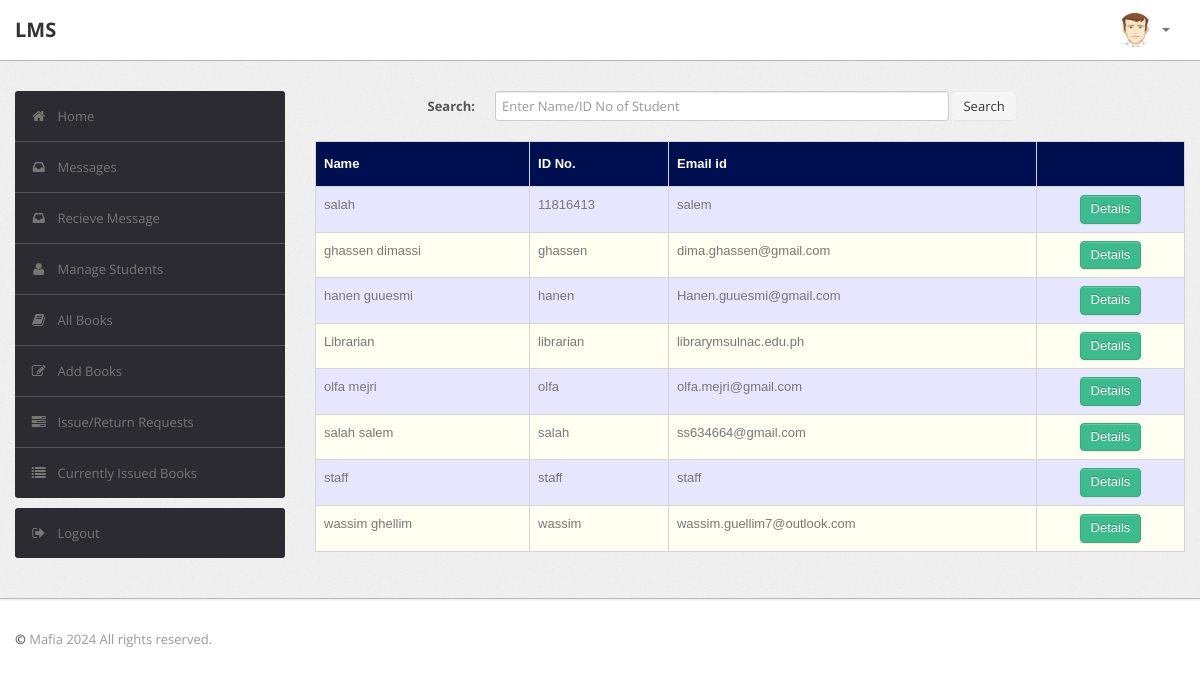
Screenshot of /admin/student.php (signed in) with the database file from the repository.
### tables this page shows
CREATE TABLE `user` (
  `RollNo` varchar(50) NOT NULL,
  `Name` varchar(50) DEFAULT NULL,
  `Type` varchar(50) DEFAULT NULL,
  `Category` varchar(50) DEFAULT NULL,
  `Department` varchar(255) NOT NULL,
  `EmailId` varchar(50) DEFAULT NULL,
  `MobNo` bigint(11) DEFAULT NULL,
  `Password` varchar(50) DEFAULT NULL
);

### admin/student.php (the view, shortened to what this page needs)
<?php
require('dbconn.php');
?>
<?php
if ($_SESSION['RollNo']== 'admin' ) {
    ?>
<!DOCTYPE html>
<html lang="en">
    <head>
        <link type="text/css" href="bootstrap/css/bootstrap.min.css" rel="stylesheet">
        <link type="text/css" href="bootstrap/css/bootstrap-responsive.min.css" rel="stylesheet">
        <link type="text/css" href="css/theme.css" rel="stylesheet">
        <link type="text/css" href="images/icons/css/font-awesome.css" rel="stylesheet">
    </head>
    <body>
        <div class="navbar navbar-fixed-top">
            <div class="navbar-inner">
                <div class="container">
                        <a class="brand" href="index.php">LMS </a>
                    <div class="nav-collapse collapse navbar-inverse-collapse">
                        <ul class="nav pull-right">
                            <li class="nav-user dropdown"><a href="#" class="dropdown-toggle" data-toggle="dropdown">
                                <img src="images/user.png" class="nav-avatar" />
                                <b class="caret"></b></a>
                            </li>
                        </ul>
                    </div>
                </div>
            </div>
        </div>
        <div class="wrapper">
            <div class="container">
                <div class="row">
                    <div class="span3">
                        <div class="sidebar">
                          <ul class="widget widget-menu unstyled">
                                <li class="active"><a href="index.php"><i class="menu-icon icon-home"></i>Home
                                </a></li>
                                 <li><a href="message.php"><i class="menu-icon icon-inbox"></i>Messages</a>
                                </li>
                                <li><a href="recieve.php"><i class="menu-icon icon-inbox"></i>Recieve Message</a>
                                </li>
                                <li><a href="student.php"><i class="menu-icon icon-user"></i>Manage Students </a>
                                </li>
                                <li><a href="book.php"><i class="menu-icon icon-book"></i>All Books </a></li>
                                <li><a href="addbook.php"><i class="menu-icon icon-edit"></i>Add Books </a></li>
                                <li><a href="requests.php"><i class="menu-icon icon-tasks"></i>Issue/Return Requests </a></li>
                                <li><a href="current.php"><i class="menu-icon icon-list"></i>Currently Issued Books </a></li>
                            </ul>
                            <ul class="widget widget-menu unstyled">
                                <li><a href="logout.php"><i class="menu-icon icon-signout"></i>Logout </a></li>
                            </ul>
                        </div>
                    </div>
                    <div class="span9">
                        <form class="form-horizontal row-fluid" action="student.php" method="post">
                                        <div class="control-group">
                                            <label class="control-label" for="Search"><b>Search:</b></label>
                                            <div class="controls">
                                                <input type="text" id="title" name="title" placeholder="Enter Name/ID No of Student" class="span8" required>
                                                <button type="submit" name="submit"class="btn">Search</button>
                                            </div>
                                        </div>
                                    </form>
                                    <br>
                                    <?php
                                    if(isset($_POST['submit']))
                                        {$s=$_POST['title'];
                                            $sql="select * from LMS.user where (RollNo='$s' or Name like '%$s%') and Type<>'ADMIN'";
                                        }
                                    else
                                        $sql="select * from LMS.user where Type<>'ADMIN'";
                                    $result=$conn->query($sql);
                                    $rowcount=mysqli_num_rows($result);
                                    if(!($rowcount))
                                        echo "<br><center><h2><b><i>No Results</i></b></h2></center>";
                                    else
                                    {
                                    ?>
                        <table class="table" id = "tables">
                                  <thead>
                                    <tr>
                                      <th>Name</th>
                                      <th>ID No.</th>
                                      <th>Email id</th>
                                      <th></th>
                                    </tr>
                                  </thead>
                                  <tbody>
                    <?php
                            while($row=$result->fetch_assoc())
                            {
                                $email=$row['EmailId'];
                                $name=$row['Name'];
                                $rollno=$row['RollNo'];
                            ?>
                                    <tr>
                                      <td><?php echo $name ?></td>
                                      <td><?php echo $rollno ?></td>
                                      <td><?php echo $email ?></td>
                                        <td>
                                        <center>
                                            <a href="studentdetails.php?id=<?php echo $rollno; ?>" class="btn btn-success">Details</a>
                                      </center>
                                        </td>
                                    </tr>
                            <?php }} ?>
                                  </tbody>
                                </table>
                            </div>
                </div>
            </div>
        </div>
<div class="footer">
            <div class="container">
                <b class="copyright">&copy;    </b> Mafia 2024 All rights reserved.
            </div>
        </div>
    </body>
</html>
<?php }
else {
    echo "<script type='text/javascript'>alert('Access Denied!!!')</script>";
} ?>

### admin/css/theme.css (style rules this page uses)
#tables { font-family: "Trebuchet MS", Arial, Helvetica, sans-serif; border-collapse: collapse; width: 100%; }
#tables td, #tables th { border: 1px solid #ddd; padding: 8px; }
#tables tr:nth-child(even) { background-color: #fffff2; }
#tables tr:nth-child(odd) { background-color: #e6e6ff; }
#tables th { padding-top: 12px; padding-bottom: 12px; text-align: left; background-color: #000F50; color: white; }
body { font-size: 13px; font-family: 'Open Sans', Arial, sans-serif; background: #fff; color: #777 }
strong, b { color: #555 }
.wrapper { background: url(../images/bg.png) #eee; border-bottom: 1px solid #bbb; -webkit-box-shadow: 0 1px 2px rgba(0,0,0,0.1); -moz-box-shadow: 0 1px 2px rgba(0,0,0,0.1); box-shadow: 0 1px 2px rgba(0,0,0,0.1); padding: 30px 0 }
.footer { color: #999; padding: 30px 0 60px }
form { margin: 0 }
select, textarea, input[type="text"], input[type="password"], input[type="datetime"], input[type="datetime-local"], input[type="date"], input[type="month"], input[type="time"], input[type="week"], input[type="number"], input[type="email"], input[type="url"], input[type="search"], input[type="tel"], input[type="color"], .uneditable-input, label, input, button, select, textarea { -webkit-border-radius: 3px; -moz-border-radius: 3px; border-radius: 3px; font-size: 13px; font-family: 'Open Sans', Tahoma, Arial, sans-serif }
body [class^="icon-"], body [class*=" icon-"] { font-size: 14px; line-height: 20px; height: 20px }
.form-horizontal .control-group, .form-vertical .control-group { margin-bottom: 0 }
.navbar { position: static!important; margin: 0!important }
.navbar .navbar-inner { background: #fff; border-bottom: 1px solid #bbb; -webkit-box-shadow: 0 1px 2px rgba(0,0,0,0.15); -moz-box-shadow: 0 1px 2px rgba(0,0,0,0.15); box-shadow: 0 1px 2px rgba(0,0,0,0.15) }
.navbar .brand { color: #333; font-weight: bold; font-size: 20px; margin-right: 20px; padding: 20px }
.navbar .nav>li>a { padding: 20px 15px; font-weight: bold; color: #777 }
.nav-user>a { height: 20px }
.nav-avatar { width: 34px; height: 34px; margin: -7px 5px 0 0; -webkit-border-radius: 50%; -moz-border-radius: 50%; border-radius: 50% }
.btn, .btn-box { -webkit-border-radius: 3px; -moz-border-radius: 3px; border-radius: 3px }
.btn { font-size: 13px; font-weight: 600 }
.btn { display: inline-block; margin-bottom: 0; font-weight: 400; text-align: center; vertical-align: middle; cursor: pointer; background-image: none; border: 1px solid transparent; white-space: nowrap; padding: 4px 10px; font-size: 13px; line-height: 1.42857; border-radius: 4px; -webkit-user-select: none; -moz-user-select: none; -ms-user-select: none; user-select: none }
.btn-success { color: #fff; background-color: #3cbc8d; border-color: #36a97f }
.table { margin-bottom: 0 }
.table th, .table td { border-color: #d5d5d5!important }
.widget-menu { background: #fff; -webkit-border-radius: 3px; -moz-border-radius: 3px; border-radius: 3px; overflow: hidden }
.widget-menu a { color: #555; display: block; line-height: 20px; padding: 15px; text-decoration: none!important }
.widget-menu .menu-icon { margin-right: 10px; color: #767676; -webkit-transition: all .2s ease-in-out; -moz-transition: all .2s ease-in-out; transition: all .2s ease-in-out; }
.widget-menu>li+li { border-top: 1px solid #555 }
.widget-menu>li>a { background-color: #2d2b32; color: #767676; -webkit-transition: all .2s ease-in-out; -moz-transition: all .2s ease-in-out; transition: all .2s ease-in-out; }

### rows the page displays
user: Name "salah", RollNo "11816413", EmailId "salem"
user: Name "ghassen dimassi", RollNo "ghassen", EmailId "dima.ghassen@gmail.com"
user: Name "hanen guuesmi", RollNo "hanen", EmailId "Hanen.guuesmi@gmail.com"
user: Name "Librarian", RollNo "librarian", EmailId "librarymsulnac.edu.ph"
user: Name "olfa mejri", RollNo "olfa", EmailId "olfa.mejri@gmail.com"
user: Name "salah salem", RollNo "salah", EmailId "ss634664@gmail.com"
user: Name "staff", RollNo "staff", EmailId "staff"
user: Name "wassim ghellim", RollNo "wassim", EmailId "wassim.guellim7@outlook.com"
